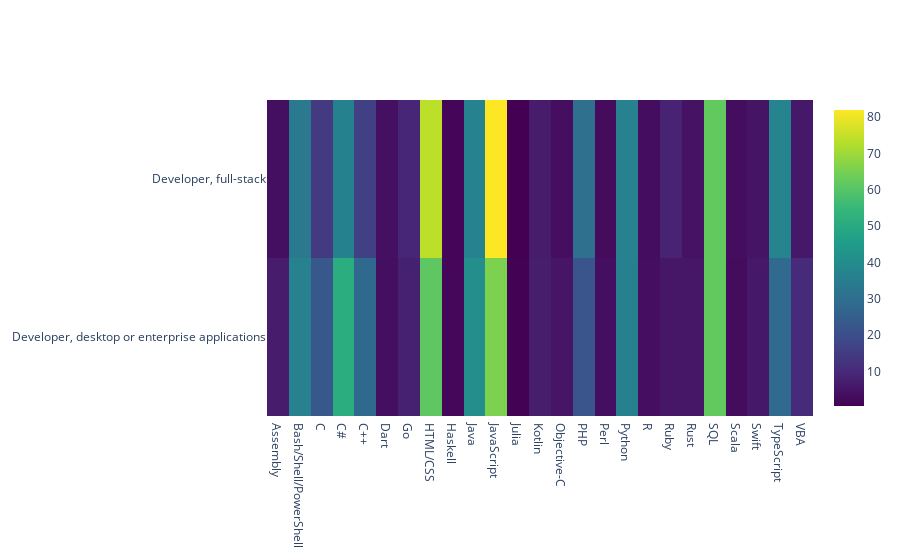

Source (notebook cell):
### Code cell
fig = go.Figure(data=go.Heatmap(
        z=skill_percentage_all,
        x=column_name,
        y=jobs_name,
        colorscale='Viridis'))
fig.show()

### Figure 1 — Plotly figure (JSON) as saved in the notebook; plotly's stock layout.template omitted (floating-point values rounded to 4 significant figures)
{"data": [{"colorscale": [[0, "#440154"], [0.1111, "#482878"], [0.2222, "#3e4989"], [0.3333, "#31688e"], [0.4444, "#26828e"], [0.5556, "#1f9e89"], [0.6667, "#35b779"], [0.7778, "#6ece58"], [0.8889, "#b5de2b"], [1, "#fde725"]], "type": "heatmap", "x": ["Assembly", "Bash/Shell/PowerShell", "C", "C#", "C++", "Dart", "Go", "HTML/CSS", "Haskell", "Java", "JavaScript", "Julia", "Kotlin", "Objective-C", "PHP", "Perl", "Python", "R", "Ruby", "Rust", "SQL", "Scala", "Swift", "TypeScript", "VBA"], "y": ["Developer, desktop or enterprise applications", "Developer, full-stack"], "z": [[6.738, 36.21, 22.88, 51.33, 28.13, 3.7, 7.909, 61.31, 1.85, 40.73, 65.7, 0.7213, 6.908, 5.066, 22.17, 3.7, 36.11, 3.632, 5.338, 5.372, 62.02, 3.055, 5.762, 28.3, 10.12], [3.845, 33.5, 14.42, 36.38, 16.25, 3.912, 9.209, 73.78, 1.692, 36.78, 81.99, 0.5124, 6.706, 3.443, 30.31, 2.883, 36.2, 3.288, 8.468, 4.498, 62.05, 3.189, 4.837, 37.24, 5.777]]}], "layout": {}}
